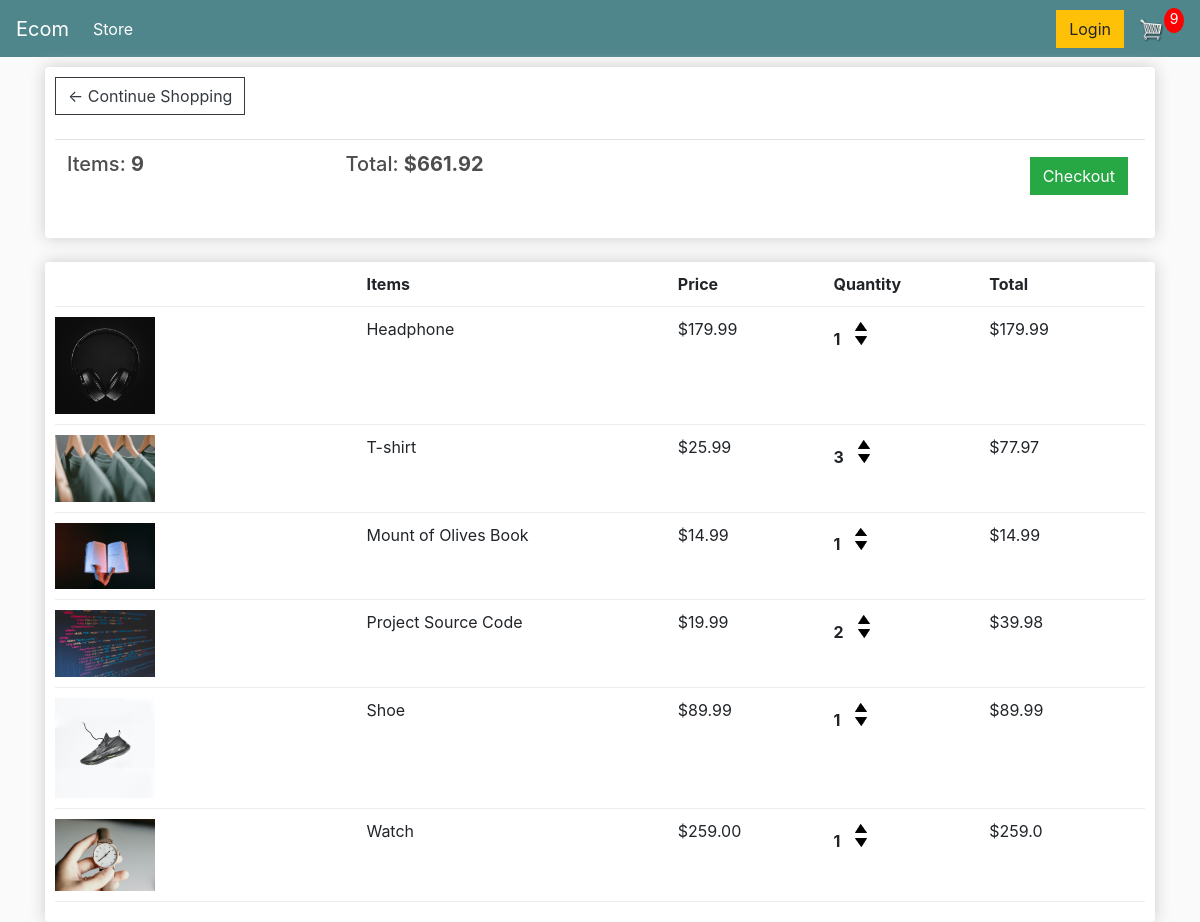
The page /cart/ (signed in) on the database as committed earlier.
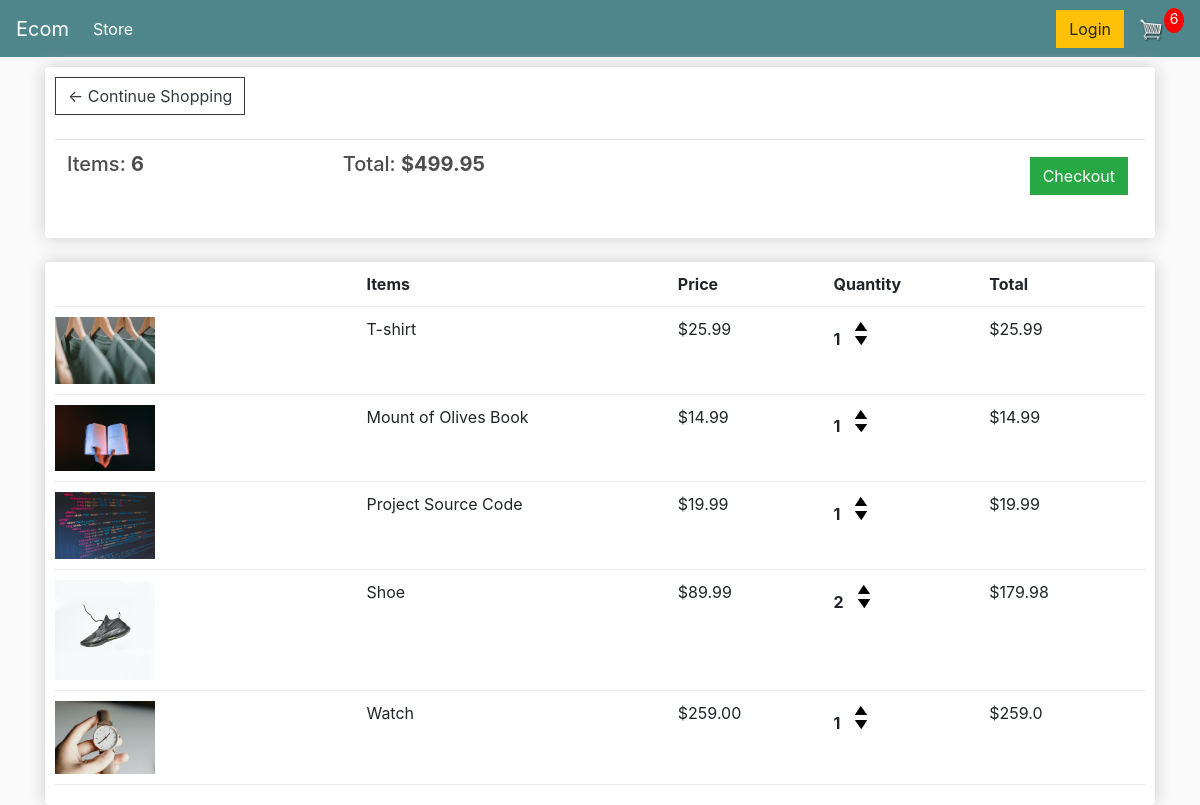
The same page on the database as committed later.
### store/models.py (models this page shows, shortened)
class Order(models.Model):
    customer = models.ForeignKey(
        Customer, on_delete=models.SET_NULL, blank=True, null=True)
    date_ordered = models.DateTimeField(auto_now_add=True)
    complete = models.BooleanField(default=False, null=True, blank=False)
    transaction_id = models.CharField(max_length=200, null=True)
    @property
    def get_cart_total(self):
        orderitems = self.orderitem_set.all()
        total = sum([item.get_total for item in orderitems])
        return total
    @property
    def get_cart_items(self):
        orderitems = self.orderitem_set.all()
        total = sum([item.quantity for item in orderitems])
        return total

class OrderItem(models.Model):
    product = models.ForeignKey(
        Product, on_delete=models.SET_NULL, blank=True, null=True)
    order = models.ForeignKey(
        Order, on_delete=models.SET_NULL, blank=True, null=True)
    quantity = models.IntegerField(default=0, null=True, blank=True)
    date_added = models.DateTimeField(auto_now_add=True)
    @property
    def get_total(self):
        total = self.product.price * self.quantity
        return total

class Product(models.Model):
    name = models.CharField(max_length=200, null=True)
    price = models.FloatField()
    digital = models.BooleanField(default=False, null=True, blank=False)
    image = models.ImageField(null=True, blank=True)
    @property
    def imageURL(self):
        try:
            url = self.image.url
        except:
            url = 'images/placeholder.png'
        return url

### store/views.py (the view)
# urls.py: path('cart/', views.cart, name="cart"),
def cart(request):
    if request.user.is_authenticated:
        customer = request.user.customer
        order, created = Order.objects.get_or_create(
            customer=customer, complete=False)
        items = order.orderitem_set.all()
        cartItems = order.get_cart_items
    else:
        items = []
        order = {'get_cart_total': 0, 'get_cart_items': 0}
        cartItems = order['get_cart_items']
    context = {'items': items, 'order': order, 'cartItems': cartItems}
    return render(request, 'store/cart.html', context)

### store/templates/store/cart.html
{% extends 'store/main.html' %}
{% load static %}
{% block content %}
<div class="row">
    <div class="col-lg-12">
        <div class="box-element">
            <a class="btn btn-outline-dark" href="{% url 'store' %}">&#x2190; Continue Shopping</a>
            <br>
            <br>
            <table class="table">
                <tr>
                    <th>
                        <h5>Items: <strong>{{ order.get_cart_items }}</strong></h5>
                    </th>
                    <th>
                        <h5>Total: <strong>${{ order.get_cart_total|floatformat:2 }}</strong></h5>
                    </th>
                    <th>
                        <a style="float:right;margin:5px;" class="btn btn-success"
                            href="{% url 'checkout' %}">Checkout</a>
                    </th>
                </tr>
            </table>
        </div>
        <br>
        <div class="box-element">
            <div class="cart-row">
                <div style="flex:2"></div>
                <div style="flex:2"><strong>Items</strong></div>
                <div style="flex:1"><strong>Price</strong></div>
                <div style="flex:1"><strong>Quantity</strong></div>
                <div style="flex:1"><strong>Total</strong></div>
            </div>
            {% for item in items %}
            <div class="cart-row">
                <div style="flex:2"><img class="row-image" src="{{ item.product.imageURL }}" alt=""></div>
                <div style="flex:2">{{ item.product.name }}</div>
                <div style="flex:1">${{ item.product.price|floatformat:2 }}</div>
                <div style="flex:1">
                    <p class="quantity">{{ item.quantity }}</p>
                    <div class="quantity">
                        <img data-product="{{ item.product.id }}" data-action="add" class="chg-quantity update-cart"
                            src="{% static  'images/arrow-up.png' %}">
                        <img data-product="{{ item.product.id }}" data-action="remove" class="chg-quantity update-cart"
                            src="{% static  'images/arrow-down.png' %}">
                    </div>
                </div>
                <div style="flex:1">${{ item.get_total }}</div>
            </div>
            {% endfor %}
        </div>
    </div>
</div>
{% endblock content %}

### store/templates/store/main.html (shortened to what this page needs)
<!DOCTYPE html>
{% load static %}
<html lang="en">
<head>
    <link rel="stylesheet" href="https://stackpath.bootstrapcdn.com/bootstrap/4.4.1/css/bootstrap.min.css"
>
    <link rel="stylesheet" type="text/css" href="{% static 'css/main.css' %}">
</head>
<body>
    <nav class="navbar navbar-expand-lg navbar-dark bg-dark">
        <a class="navbar-brand" href="{% url 'store' %}">Ecom</a>
        <div class="collapse navbar-collapse" id="navbarSupportedContent">
            <ul class="navbar-nav mr-auto">
                <li class="nav-item active">
                    <a class="nav-link" href="{% url 'store' %}">Store <span class="sr-only">(current)</span></a>
                </li>
            </ul>
            <div class="form-inline my-2 my-lg-0">
                <a href="#" class="btn btn-warning">Login</a>
                <a href="{% url 'cart' %}">
                    <img id="cart-icon" src="{% static 'images/cart.png' %}">
                </a>
                <p id="cart-total">{{ cartItems }}</p>
            </div>
        </div>
    </nav>
    <div class="container">
        {% block content %}
        {% endblock content %}
    </div>
</body>
</html>

### static/css/main.css (style rules this page uses)
body { background-color: hsl(0, 0%, 98%); }
h1, h2, h3, h4, h5, h6 { color: hsl(0, 0%, 30%); }
.box-element { box-shadow: hsl(0, 0%, 80%) 0 0 16px; background-color: #fff; border-radius: 4px; padding: 10px; }
.bg-dark { background-color: #4f868c !important; }
#cart-icon { width: 25px; display: inline-block; margin-left: 15px; }
#cart-total { display: block; text-align: center; color: #fff; background-color: red; width: 20px; height: 25px; border-radius: 50%; font-size: 14px; }
.col-lg-4, .col-lg-6, .col-lg-8, .col-lg-12 { margin-top: 10px; }
.btn { border-radius: 0; }
.row-image { width: 100px; }
.cart-row { display: flex; align-items: flex-stretch; padding-bottom: 10px; margin-bottom: 10px; border-bottom: 1px solid #ececec; }
.quantity { display: inline-block; font-weight: 700; padding-right: 10px; }
.chg-quantity { width: 12px; cursor: pointer; display: block; margin-top: 5px; transition: .1s; }

Rows that differ between the two databases and show on the page:
removed OrderItem: product.imageURL (picture), product.name "Headphone", product.price "179.99", quantity "1", get_total "179.99"
changed through a linked row, Order: get_cart_items "9" → "6"; get_cart_total "661.92" → "499.95"
changed OrderItem "T-shirt": quantity "3" → "1"; get_total "77.97" → "25.99"
changed OrderItem "Project Source Code": quantity "2" → "1"; get_total "39.98" → "19.99"
changed OrderItem "Shoe": quantity "1" → "2"; get_total "89.99" → "179.98"
Other text that changed with them:
{{ cartItems }}: "9" → "6"
